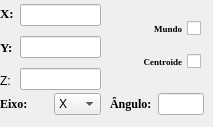
     <widget class="QWidget" name="page_6">
      <widget class="QWidget" name="layoutWidget2">
       <property name="geometry">
        <rect>
         <x>130</x>
         <y>10</y>
         <width>71</width>
         <height>71</height>
        </rect>
       </property>
       <layout class="QVBoxLayout" name="verticalLayout_2">
        <item>
         <widget class="QCheckBox" name="checkBoxCoordenadasDoMundo">
          <property name="font">
           <font>
            <family>Times New Roman</family>
            <pointsize>7</pointsize>
            <bold>true</bold>
           </font>
          </property>
          <property name="layoutDirection">
           <enum>Qt::LayoutDirection::RightToLeft</enum>
          </property>
          <property name="text">
           <string>Mundo</string>
          </property>
         </widget>
        </item>
        <item>
         <widget class="QCheckBox" name="checkBoxCentroide">
          <property name="font">
           <font>
            <family>Times New Roman</family>
            <pointsize>7</pointsize>
            <bold>true</bold>
           </font>
          </property>
          <property name="layoutDirection">
           <enum>Qt::LayoutDirection::RightToLeft</enum>
          </property>
          <property name="text">
           <string>Centroide</string>
          </property>
         </widget>
        </item>
       </layout>
      </widget>
      <widget class="QWidget" name="layoutWidget3">
       <property name="geometry">
        <rect>
         <x>0</x>
         <y>0</y>
         <width>101</width>
         <height>94</height>
        </rect>
       </property>
       <layout class="QHBoxLayout" name="horizontalLayout_6">
        <item>
         <layout class="QVBoxLayout" name="verticalLayout_22">
          <item>
           <widget class="QLabel" name="label_24">
            <property name="font">
             <font>
              <family>Times New Roman</family>
              <pointsize>10</pointsize>
              <bold>true</bold>
             </font>
            </property>
            <property name="text">
             <string>X:</string>
            </property>
           </widget>
          </item>
          <item>
           <widget class="QLabel" name="label_25">
            <property name="font">
             <font>
              <family>Times New Roman</family>
              <pointsize>10</pointsize>
              <bold>true</bold>
             </font>
            </property>
            <property name="text">
             <string>Y:</string>
            </property>
           </widget>
          </item>
          <item>
           <widget class="QLabel" name="label_26">
            <property name="text">
             <string>Z:</string>
            </property>
           </widget>
          </item>
         </layout>
        </item>
        <item>
         <layout class="QVBoxLayout" name="verticalLayout">
          <item>
           <widget class="QLineEdit" name="inputXRotacao"/>
          </item>
          <item>
           <widget class="QLineEdit" name="inputYRotacao"/>
          </item>
          <item>
           <widget class="QLineEdit" name="inputZRotacao"/>
          </item>
         </layout>
        </item>
       </layout>
      </widget>
      <widget class="QWidget" name="layoutWidget4">
       <property name="geometry">
        <rect>
         <x>0</x>
         <y>90</y>
         <width>101</width>
         <height>28</height>
        </rect>
       </property>
       <layout class="QHBoxLayout" name="horizontalLayout_9">
        <item>
         <widget class="QLabel" name="label_27">
          <property name="font">
           <font>
            <family>Times New Roman</family>
            <bold>true</bold>
           </font>
          </property>
          <property name="layoutDirection">
           <enum>Qt::LayoutDirection::LeftToRight</enum>
          </property>
          <property name="text">
           <string>Eixo:</string>
          </property>
         </widget>
        </item>
        <item>
         <widget class="QComboBox" name="comboBoxEixo">
          <item>
           <property name="text">
            <string>X</string>
           </property>
          </item>
          <item>
           <property name="text">
            <string>Y</string>
           </property>
          </item>
          <item>
           <property name="text">
            <string>Z</string>
           </property>
          </item>
         </widget>
        </item>
       </layout>
      </widget>
      <widget class="QWidget" name="layoutWidget5">
       <property name="geometry">
        <rect>
         <x>110</x>
         <y>90</y>
         <width>94</width>
         <height>28</height>
        </rect>
       </property>
       <layout class="QHBoxLayout" name="horizontalLayout_8">
        <item>
         <widget class="QLabel" name="label_22">
          <property name="font">
           <font>
            <family>Times New Roman</family>
            <bold>true</bold>
           </font>
          </property>
          <property name="text">
           <string>Ângulo:</string>
          </property>
         </widget>
        </item>
        <item>
         <widget class="QLineEdit" name="inputAnguloRotacao"/>
        </item>
       </layout>
      </widget>
     </widget>
